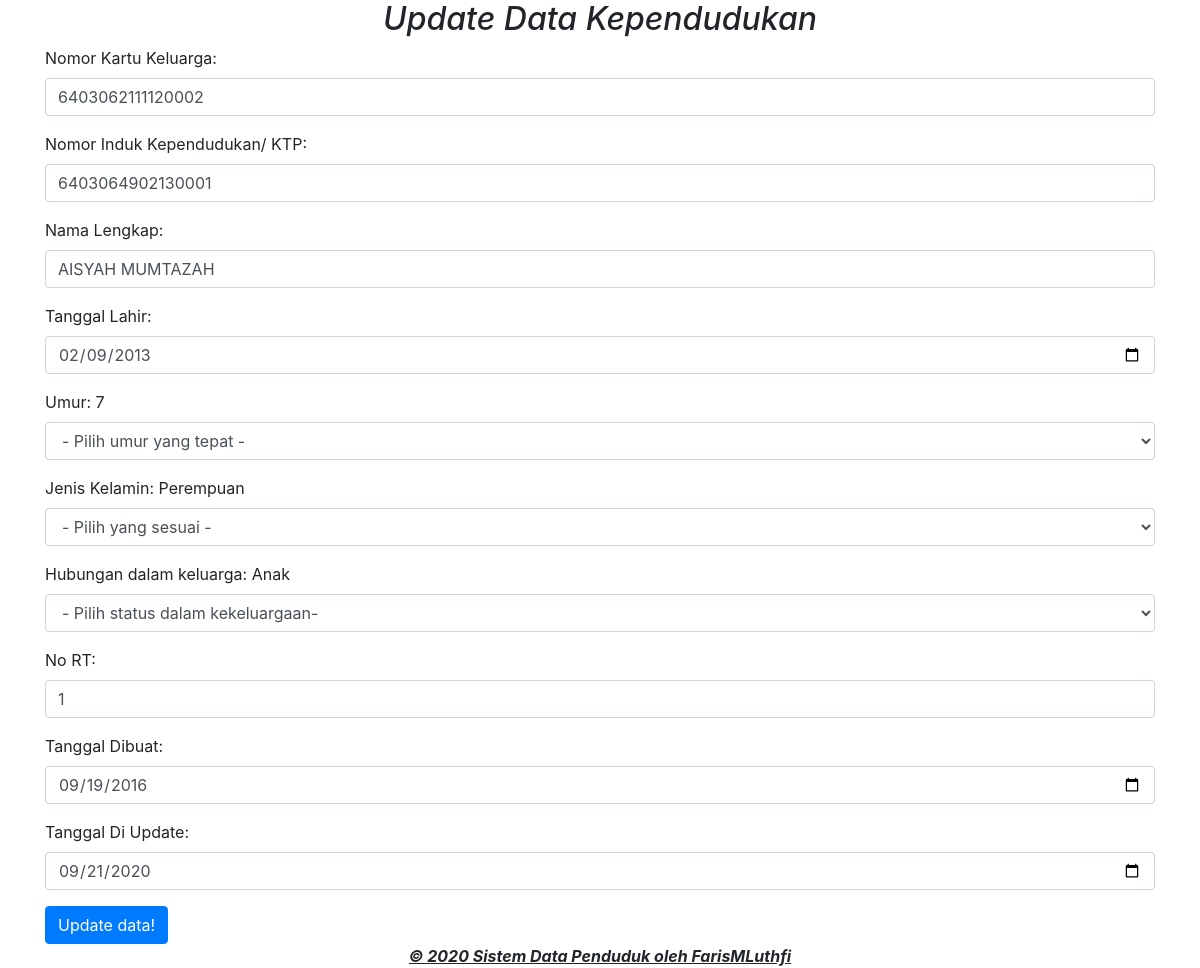
The page /update.php?id_penduduk=12 on the database its author committed.
### tables this page shows
CREATE TABLE `data_penduduk` (
  `id_penduduk` int(11) NOT NULL,
  `no_kk` varchar(16) NOT NULL,
  `nik` varchar(16) NOT NULL,
  `nama_lengkap` varchar(50) NOT NULL,
  `tanggal_lahir` date NOT NULL,
  `umur` int(5) NOT NULL,
  `jenis_kelamin` enum('Laki-laki','Perempuan') NOT NULL,
  `id_stat_hbkel` varchar(18) NOT NULL,
  `no_rt` int(5) NOT NULL,
  `tanggal_create` date NOT NULL,
  `tanggal_update` date NOT NULL
);

### update.php (the view, shortened to what this page needs)
<!DOCTYPE html>
<html>
<head>
    <link rel="stylesheet" href="bootstrap/css/bootstrap.min.css">
</head>
<body>
<div class="container">
    <?php
    include "koneksi.php";
    function input($data) {
        $data = trim($data);
        $data = stripslashes($data);
        $data = htmlspecialchars($data);
        return $data;
    }
    if (isset($_GET['id_penduduk'])) {
        $id_penduduk=input($_GET["id_penduduk"]);
        $sql="select * from data_penduduk where id_penduduk=$id_penduduk";
        $hasil=mysqli_query($kon,$sql);
        $data = mysqli_fetch_assoc($hasil);
    }
    ?>
    <h2><center><i>Update Data Kependudukan</i></center></h2>
    <form action="<?php echo htmlspecialchars($_SERVER["PHP_SELF"]);?>" method="post">
        <div class="form-group">
            <label>Nomor Kartu Keluarga:</label>
            <input type="text" name="no_kk" class="form-control" value="<?php echo $data['no_kk']; ?>" placeholder="Masukkan Nomor KK Anda" required />
        </div>
        <div class="form-group">
            <label>Nomor Induk Kependudukan/ KTP:</label>
            <input type="text" name="nik" class="form-control" value="<?php echo $data['nik']; ?>" placeholder="Masukkan Nomor KTP anda" required/>
        </div>
        <div class="form-group">
            <label>Nama Lengkap:</label>
            <input type="text" name="nama_lengkap" class="form-control" value="<?php echo $data['nama_lengkap']; ?>" placeholder="Masukkan Nama lengkap anda" required/>
        </div>
        <div class="form-group">
            <label>Tanggal Lahir:</label>
            <input type="date" name="tanggal_lahir" class="form-control" value="<?php echo $data['tanggal_lahir']; ?>" placeholder="Silahkan pilih tanggal lahir yang benar" required/>
        </div>
        <div class="form-group">
            <label>Umur:</label> <?php echo $data['umur'];?>
            <select name="umur" class="form-control" required>
                <option value="">- Pilih umur yang tepat -</option>
            </select>
        </div>
        <div class="form-group">
            <label>Jenis Kelamin:</label> <?php echo $data['jenis_kelamin'];?>
            <select name="jenis_kelamin" class="form-control" required>
                <option value="">- Pilih yang sesuai -</option>
            </select>
        </div>
        <div class="form-group">
            <label>Hubungan dalam keluarga:</label> <?php echo $data['id_stat_hbkel'];?>
            <select name="id_stat_hbkel" class="form-control" required>
                <option value="">- Pilih status dalam kekeluargaan-</option>
            </select>
        </div>
        <div class="form-group">
            <label>No RT:</label>
            <input type="text" name="no_rt" class="form-control" value="<?php echo $data['no_rt']; ?>" placeholder="Masukkan Nomor RT" required/>
        </div>
        <div class="form-group">
            <label>Tanggal Dibuat:</label>
            <input type="date" name="tanggal_create" class="form-control" value="<?php echo $data['tanggal_create']; ?>" required/>
        </div>
        <div class="form-group">
            <label>Tanggal Di Update:</label>
            <input type="date" name="tanggal_update" class="form-control" value="<?php echo $data['tanggal_update']; ?>" required/>
        </div>
        <button type="submit" name="submit" class="btn btn-primary">Update data!</button>
    </form>
</div>
</body>
<footer>
    <center>
            <div class="row">
                <div class="col-md-12">
                    <b><i><u>&copy; 2020 Sistem Data Penduduk oleh FarisMLuthfi</u></i></b>
                </div>
            </div>
    </center>
    </footer>
</html>

### rows shown on the page
data_penduduk: no_kk "6403062111120002", nik "6403064902130001", nama_lengkap "AISYAH MUMTAZAH", tanggal_lahir "02/09/2013", umur "7", jenis_kelamin "Perempuan", id_stat_hbkel "Anak", no_rt "1", tanggal_create "09/19/2016", tanggal_update "09/21/2020"
